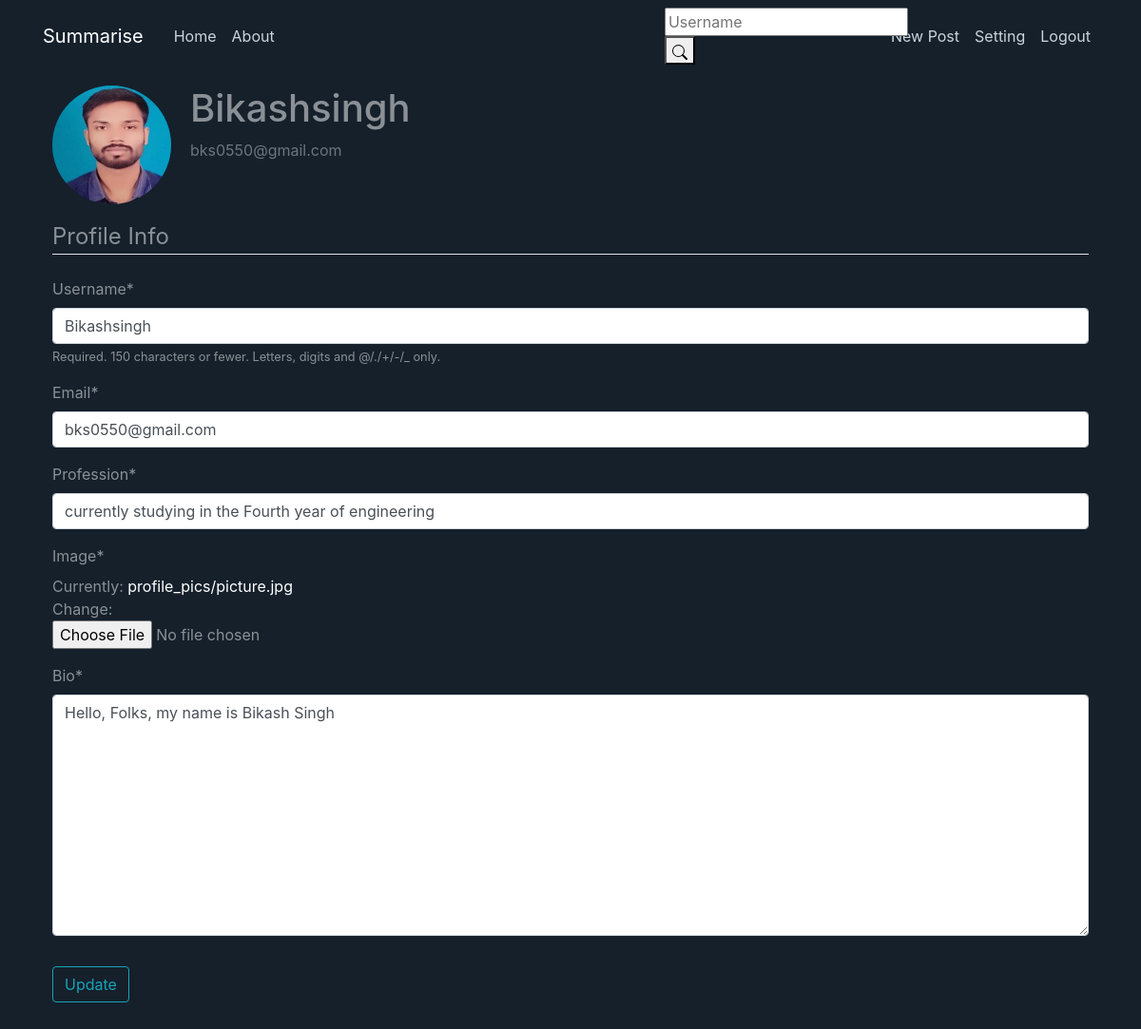
/profile/ (signed in), run on the app's committed database.
### users/models.py (models this page shows, shortened)
class Profile(models.Model):
    user = models.OneToOneField(User, on_delete=models.CASCADE)
    Bio = models.TextField(max_length=500)
    Profession = models.CharField(max_length=100)
    image = models.ImageField(default='default.jpg', upload_to='profile_pics')

### users/views.py (the view)
# urls.py: path('profile/', user_views.profile, name='profile'),
@login_required
def profile(request):
    if request.method == 'POST':
        u_form = UserUpdateForm(request.POST, instance=request.user)
        p_form = ProfileUpdateForm(request.POST, request.FILES, instance=request.user.profile)
        if u_form.is_valid() and p_form.is_valid():
            u_form.save()
            p_form.save()
            messages.success(request, f'Your account has been updated  ')
            return redirect('profile')
    else:
        u_form = UserUpdateForm(instance=request.user)
        p_form = ProfileUpdateForm(instance=request.user.profile)
    context = {
        'u_form': u_form,
        'p_form': p_form
    }
    return render(request, 'profile.html', context)

### users/forms.py
class UserUpdateForm(forms.ModelForm):
    email = forms.EmailField()
    class Meta:
        model = User
        fields = ['username', 'email']

class ProfileUpdateForm(forms.ModelForm):
    class Meta:
        model = Profile
        fields = ['Profession', 'image', 'Bio']

### templates/profile.html (shortened to what this page needs)
{% extends "Base.html" %}
{% load crispy_forms_tags %}
{% block content %}
  <div class="content-section">
   <div class="media">
     <img class="rounded-circle account-img" src="{{user.profile.image.url }}">
     <div class="media-body">
       <h2 class="account-heading">{{ user.username }}</h2>
       <p class="text-secondary">{{user.email}}</p>
     </div>
   </div>
   <form method="POST" enctype="multipart/form-data">
            <fieldset class="form-group">
                <legend class="border-bottom mb-4">
                    Profile Info
                </legend>
                {{ u_form|crispy }}
                {{ p_form|crispy }}
            </fieldset>
            <div class="form-group">
                <button class="btn btn-outline-info" type="submit"> Update</button>
            </div>
        </form>
   </div>
{% endblock content %}

### Gatha/static/Gatha/main.css (style rules this page uses)
:root { --muted-color: rgba(255, 255, 255, 0.5); }
body { background: #15202b; color: var(--muted-color); margin-top: 5rem; }
h1, h2, h3, h4, h5, h6 { color: var(--muted-color); }
.text-muted { color: var(--muted-color) !important; }
.content-section { padding: 10px 10px; margin-bottom: 20px; }
a { color: white; text-underline: none; text-decoration: none !important; }
.account-img { height: 125px; width: 125px; margin-right: 20px; margin-bottom: 16px; }
.account-heading { font-size: 2.5rem; }

### data on the page
Profile: Profession "currently studying in the Fourth year of engineering", Bio "Hello, Folks, my name is Bikash Singh"

### other printed values
{{ user.username }} "Bikashsingh"
{{ user.email }} "bks0550@gmail.com"
